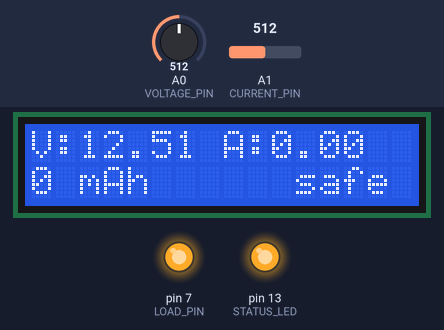
Bench run of a sketch on a simulated Arduino Uno, built with avr-gcc and run on an emulated ATmega328P. Parts: 16×2 character LCD, output pins drawn as LEDs (lit = HIGH). The inputs (shaded band) are chosen by the test bench; at power-on: A0 (VOLTAGE_PIN) = 512, A1 (CURRENT_PIN) = 512. What the sketch prints to the serial monitor is not drawn.

Above: at 2.3 s.
2.4 s: A0 (VOLTAGE_PIN) set to 135
At 4.1 s:
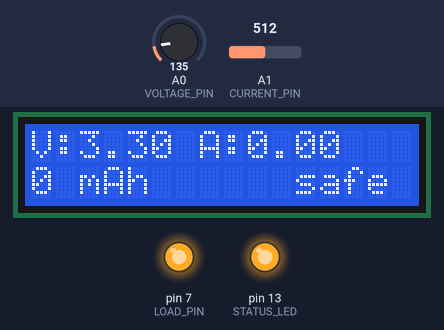
4.8 s: A0 (VOLTAGE_PIN) set to 117
At 5.7 s:
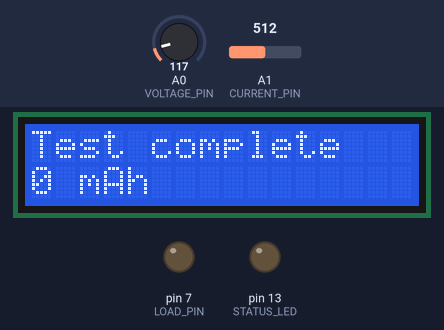
Timing chart, 0 to 7.8 s (numbered marks = the images above; inputs shaded):
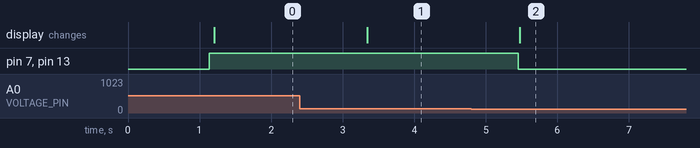

Measured:
- the behaviour switches between 123 and 122 on A0 (VOLTAGE_PIN) (found by bisection; images 1 and 2)
- after the input at 2.4 s, the display: changes after 0.95 s (image 1)
- after the input at 4.8 s, pin 7 (LOAD_PIN), pin 13 (STATUS_LED): HIGH → LOW after 0.66 s; the display: changes after 0.68 s (image 2)

The sketch:

battery-capacity-tester.ino
```cpp
/*
  Battery Capacity Tester — mAh from a timed discharge
  ------------------------------------------------------
  A charged low-voltage battery is discharged through a
  known power load. A relay / MOSFET switches the load ON
  and OFF (safe default: OFF). The Arduino measures battery
  voltage (divider) and load current (ACS712), integrates
  current over time with millis() to get mAh, logs to
  Serial, and stops the test at the cutoff voltage.

  Wiring:
    Battery+ : fuse - load - ACS712 - MOSFET/relay - batt-
    Battery+ : 30k - A0 - 7.5k - GND (voltage sense)
    ACS712 OUT: A1, VCC 5V, GND GND
    Load switch: D7 (relay module IN / MOSFET gate)
    Status LED : D13 (through a 220 ohm resistor to GND)
    LCD I2C    : SDA A4, SCL A5 (Uno)
  Low voltage ONLY: one 18650 cell or a small 12 V pack.
  Never test mains-connected or damaged batteries.
*/

#include <Wire.h>
#include <LiquidCrystal_I2C.h>

// ---- Pin definitions ----
const int VOLTAGE_PIN = A0;  // Battery voltage divider output
const int CURRENT_PIN = A1;  // ACS712 analogue output
const int LOAD_PIN    = 7;   // Relay / MOSFET load switch
const int STATUS_LED  = 13;  // Test-running indicator

// ---- Calibration / test settings ----
// Set CUTOFF for YOUR battery: one 18650 cell 3.0 V,
// 12 V lead-acid pack 10.8 V (see README).
const float CUTOFF_VOLTAGE       = 3.0;
const float DIVIDER_RATIO        = 5.0;  // (30k + 7.5k) / 7.5k
const float SENSITIVITY_MV_PER_A = 185.0; // ACS712 5 A version
const float ADC_REF              = 5.0;
const int   SAMPLES              = 10;

LiquidCrystal_I2C lcd(0x27, 16, 2);  // Change 0x27 to 0x3F if needed

float zeroVoltage = 2.5;   // ACS712 zero, calibrated at startup
float capacityMah = 0.0;
bool  testRunning = false;
bool  testDone    = false;
unsigned long lastMillis = 0;

float readPinVoltage(int pin) {
  long total = 0;
  for (int i = 0; i < SAMPLES; i++) { total += analogRead(pin); delay(2); }
  return (total / (float)SAMPLES) * ADC_REF / 1023.0;
}
float readBatteryVoltage() { return readPinVoltage(VOLTAGE_PIN) * DIVIDER_RATIO; }
float readCurrent() {
  float current = (readPinVoltage(CURRENT_PIN) - zeroVoltage) /
                  (SENSITIVITY_MV_PER_A / 1000.0);
  return abs(current) < 0.05 ? 0.0 : current;
}
void setLoad(bool on) {
  testRunning = on;
  digitalWrite(LOAD_PIN, on ? HIGH : LOW);
  digitalWrite(STATUS_LED, on ? HIGH : LOW);
}

void setup() {
  pinMode(LOAD_PIN, OUTPUT);
  pinMode(STATUS_LED, OUTPUT);
  setLoad(false);  // Safe default: load OFF on startup.
  Serial.begin(9600);
  lcd.init();
  lcd.backlight();
  lcd.print("Capacity Tester");
  lcd.setCursor(0, 1);
  lcd.print("Load OFF - safe");
  delay(1000);
  zeroVoltage = readPinVoltage(CURRENT_PIN);  // No load current
  lastMillis = millis();
  if (readBatteryVoltage() > CUTOFF_VOLTAGE + 0.2) {
    setLoad(true);
    Serial.println("Test started. Time(s), V, A, mAh");
  } else {
    Serial.println("No battery / battery below cutoff. Load stays OFF.");
  }
}

void loop() {
  if (testDone) { delay(1000); return; }
  float voltage = readBatteryVoltage();
  float current = testRunning ? readCurrent() : 0.0;
  unsigned long now = millis();
  float hours = (now - lastMillis) / 3600000.0;  // mAh integration step
  if (testRunning) capacityMah += current * hours * 1000.0;
  lastMillis = now;
  if (testRunning && voltage <= CUTOFF_VOLTAGE) {
    setLoad(false);
    testDone = true;
    lcd.clear();
    lcd.print("Test complete");
    lcd.setCursor(0, 1);
    lcd.print(capacityMah, 0);
    lcd.print(" mAh");
    Serial.print("TEST COMPLETE. Capacity: ");
    Serial.print(capacityMah, 0);
    Serial.println(" mAh");
    return;
  }
  lcd.setCursor(0, 0);
  lcd.print("V:"); lcd.print(voltage, 2);
  lcd.print(" A:"); lcd.print(current, 2); lcd.print("  ");
  lcd.setCursor(0, 1);
  lcd.print(capacityMah, 0); lcd.print(" mAh      ");
  Serial.print(now / 1000); Serial.print(", ");
  Serial.print(voltage, 2); Serial.print(", ");
  Serial.print(current, 2); Serial.print(", ");
  Serial.println(capacityMah, 0);
  delay(1000);
}
```
